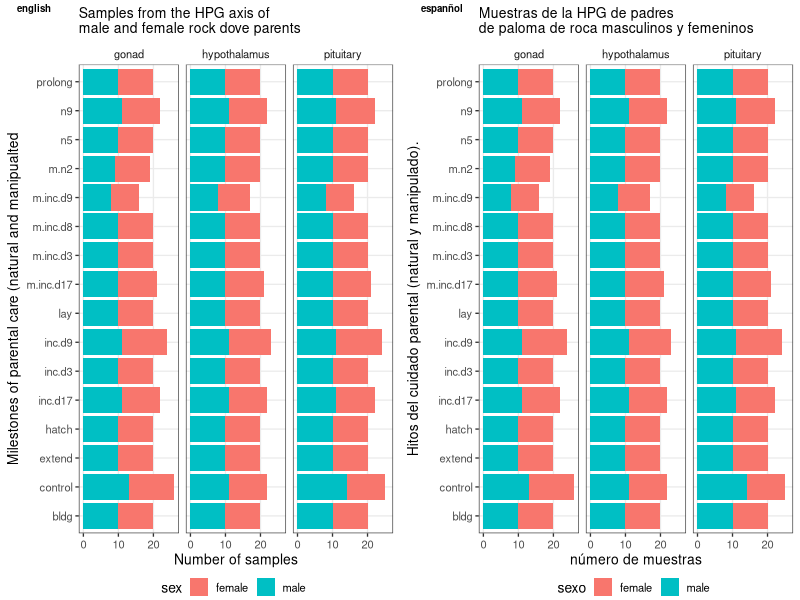

Recreate this plot in R.
## ---- chunk 1
knitr::opts_chunk$set(echo = TRUE, fig.path = '../figures/espanol/')
## ---- chunk 2
library(tidyverse)
library(cowplot)
samples <- read.csv("../metadata/samples.csv" , row.names = 1) 
str(samples)

muestras <- samples
names(muestras) <- c("nombrearchivo", "pajaro", "sexo", "tejido", "tratamiento", "grupo", "estudio")
str(muestras)

levels(muestras$sexo) 
levels(muestras$tejido)
levels(muestras$tratamiento)
levels(muestras$estudio)


levels(muestras$sexo) <- c("mujer", "hombre")
levels(muestras$tejido) <- c("gonada", "hipotalamo", "pituitaria")
levels(muestras$tratamiento) <- c("construir", "control", "extender", "escotilla", "incubación 17", "incubacion 03", "incubacion 09", "poner", "eliminar 17", "eliminar 03"," precoz 09"," eliminar 09"," eliminar 21"," extender n5"," extender n9"," prolongar")
levels(muestras$estudio) <- c("caracterizacion", "manipulacion")
## ---- chunk 3
theme_rmh <- function(){ 
    theme_bw(base_size=10) +
        theme(
            panel.grid.minor.x  = element_blank(),
           panel.grid.minor.y  = element_blank(),
            strip.background = element_rect(colour="white", fill="white"),
              legend.position = "bottom",           
           legend.margin=margin(t=-0.1, r=0, b=-0.1, l=-0.1, unit="cm"),
           legend.key.size = unit(0.5, "cm"))
}

a <- muestras %>%
  #filter(estudio == "caracterizacion")  %>%
ggplot(aes(x = tratamiento, fill = sexo)) +  
  geom_bar() + 
  facet_wrap(~ tejido) +
  theme_rmh() +
  labs(x = "Hitos del cuidado parental (natural y manipulado).",
       y = "número de muestras",
       subtitle = "Muestras de la HPG de padres \nde paloma de roca masculinos y femeninos") + 
  coord_flip() 

b <- samples %>%
ggplot(aes(x = treatment, fill = sex)) +  
  geom_bar() + 
  facet_wrap(~ tissue) +
  theme_rmh() +
  labs(x = "Milestones of parental care (natural and manipualted",
       y = "Number of samples",
       subtitle = "Samples from the HPG axis of \nmale and female rock dove parents") + 
  coord_flip()

plot_grid(b,a, labels = c("english", "espanñol"), label_size=7)
